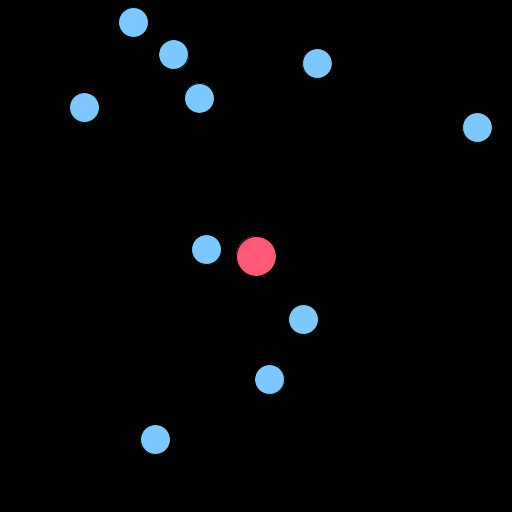
Frame 1 (no input)
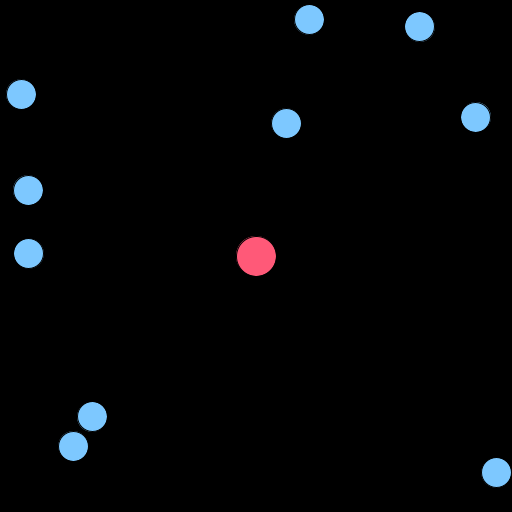
Frame 60 (the mouse pressed at the canvas centre just before this capture)
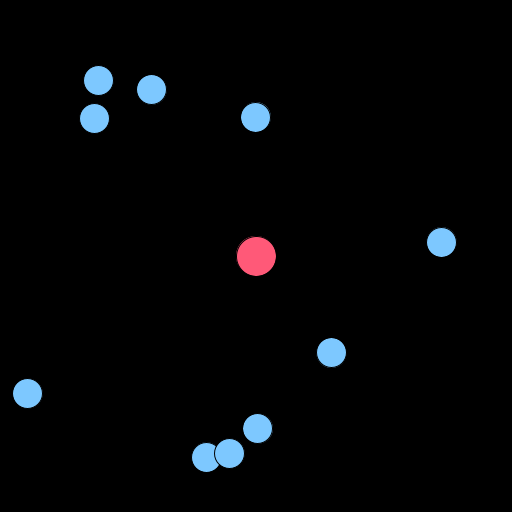
Frame 120 (the mouse held since frame 60 and released just before this capture)

The Processing sketch that drew these frames (run headless with seeded random() and noise(); from frame 60 on, the mouse is pressed at the canvas centre):

// Processing sketch: Assignment6
// ── Assignment6.pde
boolean gameRunning = true; 
BallManager ballManager;
PVector direction;
Player myPlayer;
float deltaTime;
float time;

void setup() {
  size(512, 512);
  myPlayer = new Player(width/2, height/2);
  ballManager = new BallManager();
  ballManager.setup();

}
void draw() {
  //provides a Game Over screen when the player collides with a ball.
  if(!gameRunning) {
    textSize(84);
    textAlign(CENTER);
    fill(255);
    text("Game Over", width/2, height/3);
    return;
  }
  background(0);

  //calculate time.
  long currentTime = millis();
  deltaTime = (currentTime - time) * 0.001f;
  time = currentTime;

  ballManager.draw();
  myPlayer.draw();
}


// ── Ball.pde
class Ball {
  PVector position;
  PVector velocity;
  int ballSize = 30;
  public Ball (float x, float y) {
    position = new PVector(x, y);
    velocity = new PVector();

    //random staring position inside of view area. 
    position.x = random(ballSize/2, width - ballSize/2);
    position.y = random(ballSize/2, height - ballSize/2);

    //random velocity.
    velocity.x = random(10) - 5;
    velocity.y = random(10) - 5;
  }

  void update() {
    //updates ball positions.
    position.x += velocity.x;
    position.y += velocity.y;

    edgeDetection();
  }
	//draws the ball.
  void draw() {
    fill(125, 200, 255);
    ellipse(position.x, position.y, ballSize, ballSize);

  }

  //Keeps the ball inside of the viewing window
  void edgeDetection() {
    if (position.x > (width - ballSize/2) || position.x < ballSize/2) {
      velocity.x *= -1;
    }else if (position.y > (height - ballSize/2) || position.y < ballSize/2) {
      velocity.y *= -1;
    }
  }
}


// ── BallManager.pde
Ball myBall;
Ball[] balls;
Collision collision;
int numberOfBalls = 10;

class BallManager {
	float spawnTimer;

	void setup() {
		balls = new Ball[numberOfBalls];
		collision = new Collision();

		//create i amount of ball objects.
		for(int i = 0; i < balls.length; i++) {
			balls[i] = (myBall = new Ball(random(15, width-15), random(15, height-15)));
		}

	}

	void draw() {
		//check if balls collide with player. 
		for(int i = 0; i < balls.length; i++) {
			if(collision.roundCollision(int(myPlayer.position.x), int(myPlayer.position.y), myPlayer.ballSize/2, int(balls[i].position.x), int(balls[i].position.y), balls[i].ballSize/2)) {
    			gameRunning = false; //state of the game.
    		}
    		balls[i].update();
			balls[i].draw();
		}

		
	}
}
// ── Collision.pde
//Check collision, 2 circles
//x1, y1 is the position of the first circle
//size1 is the radius of the first circle
//then the same data for circle number two

//function will return true (collision) or false (no collision)
//boolean is the return type
class Collision  {
  boolean roundCollision(int x1, int y1, int size1, int x2, int y2, int size2) {
  int maxDistance = size1 + size2;

  //first a quick check to see if we are too far away in x or y direction
  //if we are far away we dont collide so just return false and be done.
  if(abs(x1 - x2) > maxDistance || abs(y1 - y2) > maxDistance) {
    return false;
  }
  //we then run the slower distance calculation
  //dist uses Pythagoras to get exact distance, if we still are to far away we are not colliding.
  else if(dist(x1, y1, x2, y2) > maxDistance) {
    return false;
  }
  //We now know the points are closer then the distance so we are colliding!
  else
  {
   return true;
  }
}
//A better way to do this is to have a circle object and pass the objects in to the function,
//then we just have to pass 2 objects instead of 6 different values.
}


// ── Input.pde
boolean up, down,left, right = false;

  void keyPressed() {
    if (key == 'w') {
      up = true;

    } if (key == 's') {
      down = true;

    } if (key == 'a') {
      left = true;

    } if (key == 'd') {
      right = true;
    }
  }

  void keyReleased() {
    if(key == 'w') {
      up = false;
      direction.y = 0;
    }
    if (key == 's') {
      down = false;
      direction.y = 0;
    }
    if (key == 'a')  {
      left = false;
      direction.x = 0;
    }
    if (key == 'd')  {
      right = false;
      direction.x = 0;
    }
  }
// ── Player.pde
class Player {
  float acceleration = 0f;
  float speed = 1f;
  int ballSize = 40;
  PVector position;
  PVector velocity;

  Player(float x, float y) {
    velocity = new PVector(0, 0);
    position = new PVector(x, y);
    direction = new PVector(0, 0);
  }

  void draw() {
    fill(255, 89, 120);
    ellipse(position.x, position.y, ballSize, ballSize);
    direction();
    move();
    deaccelerate();
    edgeDetection();
    position.add(velocity.limit(10));
  }

  //Checks what direction the player should be voving in, based on what buttons are pressed.
  void direction() {
    if (up) {
      direction.y = -speed;
    }
    if (down) {
      direction.y = speed;
    }
    if (left) {
      direction.x = -speed;
    }
    if (right) {
      direction.x = speed;
    }
  } 

//calculates velocity, direction, acceleration and combines it into the velocity vector.
  void move() {
    if (up || down || left || right) {
      direction.normalize();
      direction.mult(acceleration * deltaTime);

      velocity.add(direction.mult(deltaTime));
      if(acceleration < 2000) {
        acceleration += 400;
      }
    }
  }

  //deaccelerates player while no input key is pressed.
  void deaccelerate() {
    if(!up && !down && !left && !right) {
      velocity.x *= 0.8;
      velocity.y *= 0.8;
      acceleration = 0;
    }
  }

  //Keeps the player inside of the viewing window
  void edgeDetection() {
    if (position.x < 0) {
      position.x = width;
    } else if (position.x > width) {
      position.x = 0;
    } else if (position.y < ballSize/2) {
      position.y = ballSize/2;
    } else if (position.y > (height - ballSize/2)) {
      position.y = (height - ballSize/2);
    }
  }

}
